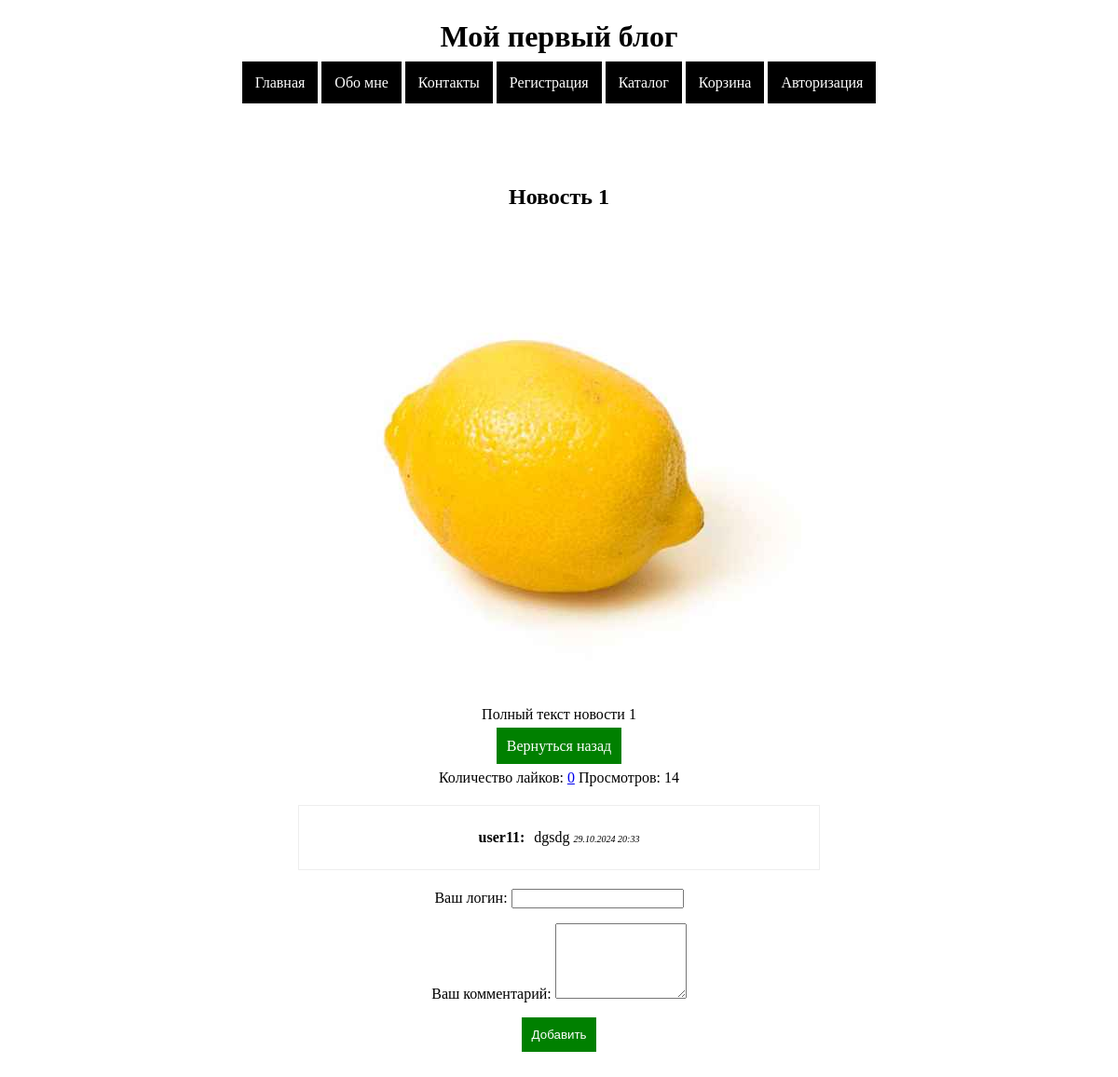
Screenshot of /view/1 with the database file from the repository.
### app/models.py (models this page shows, shortened)
class Blog(models.Model):
    title = models.CharField(max_length=200)
    image = models.ImageField(upload_to='blogs')
    description = models.TextField()
    full_text = models.TextField()
    user = models.ForeignKey(User, on_delete=models.CASCADE, default=None)
    date = models.DateTimeField(auto_now=True)
    view = models.IntegerField(default=0)

class Comment(models.Model):
    comment = models.TextField()
    datetime = models.DateTimeField(auto_now=True)
    user = models.ForeignKey(User, on_delete=models.CASCADE)
    blog = models.ForeignKey(Blog, on_delete=models.CASCADE)

class User(models.Model):
    login = models.CharField(max_length=200)
    email = models.CharField(max_length=200)
    password = models.CharField(max_length=200)
    balance = models.IntegerField(default=0)

### app/views.py (the view, shortened to what this page needs)
# urls.py: path('view/<int:id>', view_new),
def view_new(request, id):
    blog_object = Blog.objects.filter(id=id).first()
    blog_object.view += 1
    blog_object.save()
    like_count = 0
    if Like.objects.filter(blog=blog_object).exists():
        like_count = Like.objects.filter(blog=blog_object).first().view
    comments = Comment.objects.filter(blog=blog_object)
    new = Blog.objects.filter(id=id).first()
    return render(request, 'view_new.html', {'new': new, 'comments': comments, 'like_count': like_count})

### app/templates/view_new.html (shortened to what this page needs)
{% extends 'base.html' %}
{% block content %}
<div class="content">
    <h2>{{new.title}}</h2>
    <p>
        <img src="/media/{{new.image}}" alt="">
    </p>
    <p>
        {{new.full_text|safe}}
    </p>
    <p>
        <a href="/" class="btn">Вернуться назад</a>
    </p>
    <p>
        Количество лайков: <a href="/add_like/{{new.id}}">{{like_count}}</a>
        Просмотров: {{new.view}}
    </p>
    <div class="comment_blog">
        {% for comment in comments %}
        <div class="comment_blog_item">
            <div>{{comment.user.login}}: </div>
            <div>{{comment.comment}}
                <span>{{comment.datetime|date:"d.m.Y H:i"}}</span>
            </div>
        </div>
        {% endfor %}
    </div>
    <form method="post">
        <p>
            <label>Ваш логин:</label>
            <input type="text" name="login" value="{{request.session.user}}" readonly>
        </p>
        <p>
             <label>Ваш комментарий:</label>
            <textarea rows="5" cols="15" name="comment"></textarea>
        </p>
        <p>
            <button type="submit" class="btn">Добавить</button>
        </p>
    </form>
</div>
{% endblock %}

### app/static/app.css (style rules this page uses)
.btn { background: green; color: white; padding: 10px; border: none; cursor: pointer; border: 1px solid green; text-decoration: none }
.content { width: 600px; margin: 100px auto; text-align: center }
.comment_blog { border: 1px solid #eee; margin: 20px; padding: 20px }
.comment_blog_item { display: flex; justify-content: center; }
.comment_blog_item div { padding: 5px }
.comment_blog_item div:first-child { font-weight: bolder; }
.comment_blog_item span { font-size: 10px; font-style: italic }

### rows the page displays
Blog: title "Новость 1", image (picture), full_text "Полный текст новости 1", view "14"
Comment: user.login "user11", comment "dgsdg", datetime "29.10.2024 20:33"

### other values shown
{{ like_count }} "0"
